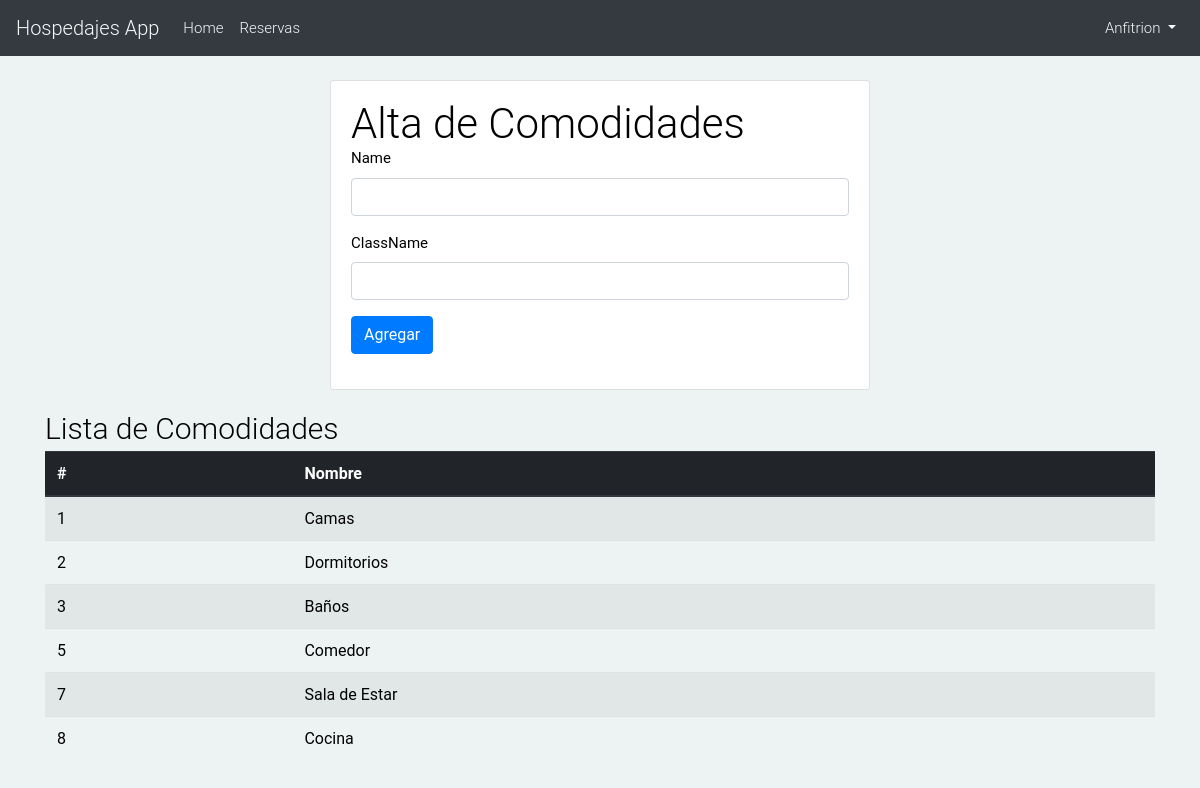
The page /hospedajes/new_comfort/ (signed in) on the database its author committed.
### hospedajes_app/models.py (models this page shows, shortened)
class Comfort(models.Model):
    name = models.CharField(max_length=25, unique=True)
    className = models.CharField(max_length=50, blank=True)
    class Meta:
        verbose_name_plural = 'Comforts'

### hospedajes_app/views.py (the view)
# urls.py: path('new_comfort/', views.comfort_form, name='comfortForm'),
@login_required
@staff_member_required
def comfort_form(request):
    comforts = Comfort.objects.all()
    if request.method == 'POST':
        form = ComfortForm(request.POST)
        if form.is_valid():
            form.save()
    else:
        form = ComfortForm()
    return render(request, 'hospedajes_app/forms/comfort_form.html', {'comforts': comforts, 'form': form})

### hospedajes_app/forms.py
class ComfortForm(forms.ModelForm):
    class Meta:
        model = Comfort
        fields = ('name', 'className',)

### templates/hospedajes_app/forms/comfort_form.html (shortened to what this page needs)
{% extends 'hospedajes_app/base.html' %}
{% load crispy_forms_tags %}
{% block content %}
    <div class="row justify-content-center">
        <div class="col-6">
          <div class="card">
            <div class="card-body">
              <h2>Alta de Comodidades</h2>
              <form method="post" novalidate>
                {{ form|crispy }}
                <button type="submit" class="btn btn-primary">Agregar</button>
              </form>
            </div>
          </div>
        </div>
    </div>
    <h3 class="mt-3">Lista de Comodidades</h3>
    <table class="table table-striped table-hover table table-responsive-sm">
        {% if comforts %}
        <thead class="thead-dark">
            <tr>
                <th scope="col">#</th>
                <th scope="col">Nombre</th>
            </tr>
        </thead>
        <tbody>
            {% for c in comforts %}
            <tr>
                <td>{{ c.id }}</td>
                <td>{{ c.name }}</td>
            </tr>
            {% endfor %}
            {% else %}
                <h3>No hay comodidades</h3>
            {% endif %}
        </tbody>
    </table>
{% endblock %}

### templates/hospedajes_app/base.html (shortened to what this page needs)
{% load static %}
<html>
    <head>
        <link rel="stylesheet" href="https://stackpath.bootstrapcdn.com/bootstrap/4.1.3/css/bootstrap.min.css">
        <link rel="stylesheet" href="https://use.fontawesome.com/releases/v5.8.2/css/all.css">
        <link rel="stylesheet" href="{% static 'css/style.css' %}">
        <link href="https://code.jquery.com/ui/1.12.1/themes/pepper-grinder/jquery-ui.css" rel="stylesheet"/>
        <link rel="stylesheet" href="{% static 'css/jquery-ui.multidatespicker.css' %}">
    </head>
    <body>
    <nav class="navbar navbar-expand-lg text-light bg-dark mb-4">
        <a class="navbar-brand" href="{% url 'hospedajes_app:index' %}">Hospedajes App</a>
        <div class="collapse navbar-collapse" id="navbarSupportedContent">
            <ul class="navbar-nav mr-auto">
                <li class="nav-item">
                    <a class="nav-link" href="{% url 'hospedajes_app:index' %}">Home</a>
                </li>
                {% if user.is_authenticated %}
                    {% if user.is_superuser or user.is_staff %}
                        <li class="nav-item">
                            <a class="nav-link" href="{% url 'hospedajes_app:myBookings' %}">Reservas</a>
                        </li>
                    {% endif %}
                {% endif %}
            </ul>
            {% if user.is_authenticated %}
                <ul class="navbar-nav">
                    <li class="nav-item dropdown">
                        <a class="nav-link dropdown-toggle" href="#" id="navbarDropdown" role="button" data-toggle="dropdown" aria-haspopup="true" aria-expanded="false">
                            {{ user.username }}
                        </a>
                    </li>
                </ul>
            {% else %}
                <form class="form-inline my-2 my-lg-0">
                    <a href="{% url 'login' %}" class="btn btn-outline-secondary">Log in</a>
                    <a href="{% url 'hospedajes_app:signup' %}" class="btn btn-primary ml-2">Sign up</a>
                </form>
            {% endif %}
        </div>
    </nav>
    <div class="content container">
        <div class="row">
            <div class="col">
                {% block content %}
                {% endblock %}
            </div>
        </div>
    </div>
    </body>
</html>

### static/css/style.css (style rules this page uses)
body { font-size: 15px; font-family: 'Roboto', sans-serif; background: #EDF3F3; color: #000; }
h1, h2, h3, h4, h5, h6, p, a, ul, span, li, img { margin: 0; padding: 0; font-weight: 300; }
h1,h2,h3,h4,h5,h6 { line-height: 1.5; }
h2 { font-size: 2.8em; line-height: 1.1; }
h3 { font-size: 2em; }
a, button { text-decoration: none; color: inherit; transition: all .3s; }

### rows shown on the page
Comfort: id "1", name "Camas"
Comfort: id "2", name "Dormitorios"
Comfort: id "3", name "Baños"
Comfort: id "5", name "Comedor"
Comfort: id "7", name "Sala de Estar"
Comfort: id "8", name "Cocina"

### other values the page prints
{{ user.username }} "Anfitrion"
